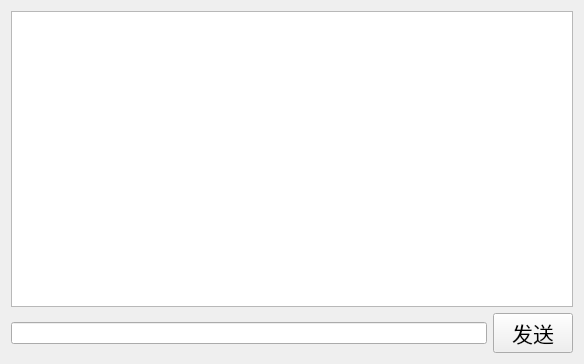
<?xml version="1.0" encoding="UTF-8"?>
<ui version="4.0">
 <class>Chat</class>
 <widget class="QWidget" name="Chat">
  <property name="geometry">
   <rect>
    <x>0</x>
    <y>0</y>
    <width>584</width>
    <height>364</height>
   </rect>
  </property>
  <property name="windowTitle">
   <string>Form</string>
  </property>
  <layout class="QVBoxLayout" name="verticalLayout">
   <item>
    <widget class="QTextEdit" name="show_TE">
     <property name="readOnly">
      <bool>true</bool>
     </property>
    </widget>
   </item>
   <item>
    <layout class="QHBoxLayout" name="horizontalLayout">
     <item>
      <widget class="QLineEdit" name="input_LE"/>
     </item>
     <item>
      <widget class="QPushButton" name="send_PB">
       <property name="font">
        <font>
         <family>Arial</family>
         <pointsize>16</pointsize>
        </font>
       </property>
       <property name="text">
        <string>发送</string>
       </property>
      </widget>
     </item>
    </layout>
   </item>
  </layout>
 </widget>
 <resources/>
 <connections/>
</ui>
